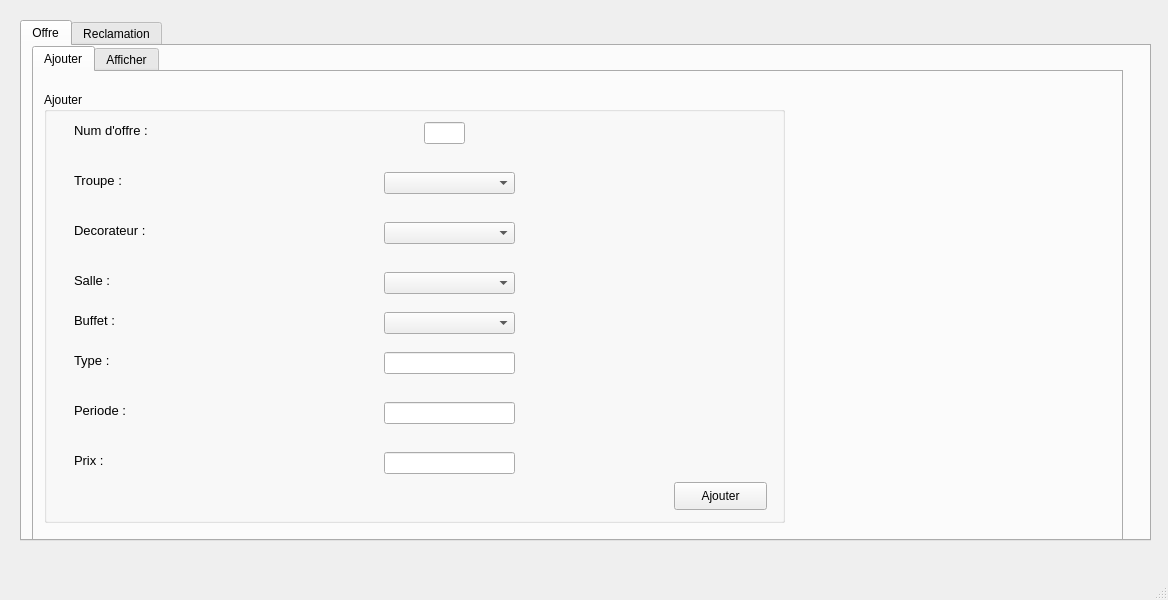
<?xml version="1.0" encoding="UTF-8"?>
<ui version="4.0">
 <class>MainWindow</class>
 <widget class="QMainWindow" name="MainWindow">
  <property name="geometry">
   <rect>
    <x>0</x>
    <y>0</y>
    <width>1168</width>
    <height>600</height>
   </rect>
  </property>
  <property name="windowTitle">
   <string>MainWindow</string>
  </property>
  <widget class="QWidget" name="centralwidget">
   <widget class="QTabWidget" name="tabWidget">
    <property name="geometry">
     <rect>
      <x>20</x>
      <y>20</y>
      <width>1131</width>
      <height>521</height>
     </rect>
    </property>
    <property name="currentIndex">
     <number>0</number>
    </property>
    <widget class="QWidget" name="tab">
     <attribute name="title">
      <string>Offre</string>
     </attribute>
     <widget class="QTabWidget" name="Ajouter_2">
      <property name="geometry">
       <rect>
        <x>10</x>
        <y>0</y>
        <width>1091</width>
        <height>501</height>
       </rect>
      </property>
      <property name="currentIndex">
       <number>0</number>
      </property>
      <widget class="QWidget" name="Ajouter_4">
       <attribute name="title">
        <string>Ajouter</string>
       </attribute>
       <widget class="QLabel" name="label_4">
        <property name="geometry">
         <rect>
          <x>40</x>
          <y>50</y>
          <width>171</width>
          <height>16</height>
         </rect>
        </property>
        <property name="font">
         <font>
          <pointsize>10</pointsize>
         </font>
        </property>
        <property name="text">
         <string>Num d'offre :</string>
        </property>
       </widget>
       <widget class="QLabel" name="label_28">
        <property name="geometry">
         <rect>
          <x>40</x>
          <y>280</y>
          <width>171</width>
          <height>16</height>
         </rect>
        </property>
        <property name="font">
         <font>
          <pointsize>10</pointsize>
         </font>
        </property>
        <property name="text">
         <string>Type :</string>
        </property>
       </widget>
       <widget class="QLabel" name="label_29">
        <property name="geometry">
         <rect>
          <x>40</x>
          <y>330</y>
          <width>171</width>
          <height>16</height>
         </rect>
        </property>
        <property name="font">
         <font>
          <pointsize>10</pointsize>
         </font>
        </property>
        <property name="text">
         <string>Periode :</string>
        </property>
       </widget>
       <widget class="QLabel" name="label_30">
        <property name="geometry">
         <rect>
          <x>40</x>
          <y>380</y>
          <width>171</width>
          <height>16</height>
         </rect>
        </property>
        <property name="font">
         <font>
          <pointsize>10</pointsize>
         </font>
        </property>
        <property name="text">
         <string>Prix :</string>
        </property>
       </widget>
       <widget class="QLineEdit" name="le_num_3">
        <property name="geometry">
         <rect>
          <x>390</x>
          <y>50</y>
          <width>41</width>
          <height>22</height>
         </rect>
        </property>
        <property name="text">
         <string/>
        </property>
       </widget>
       <widget class="QLineEdit" name="le_prix_3">
        <property name="geometry">
         <rect>
          <x>350</x>
          <y>380</y>
          <width>131</width>
          <height>22</height>
         </rect>
        </property>
        <property name="text">
         <string/>
        </property>
       </widget>
       <widget class="QLabel" name="label_35">
        <property name="geometry">
         <rect>
          <x>40</x>
          <y>200</y>
          <width>181</width>
          <height>16</height>
         </rect>
        </property>
        <property name="font">
         <font>
          <pointsize>10</pointsize>
         </font>
        </property>
        <property name="text">
         <string>Salle :</string>
        </property>
       </widget>
       <widget class="QLabel" name="label_41">
        <property name="geometry">
         <rect>
          <x>40</x>
          <y>100</y>
          <width>191</width>
          <height>16</height>
         </rect>
        </property>
        <property name="font">
         <font>
          <pointsize>10</pointsize>
         </font>
        </property>
        <property name="text">
         <string>Troupe :</string>
        </property>
       </widget>
       <widget class="QLabel" name="label_42">
        <property name="geometry">
         <rect>
          <x>40</x>
          <y>150</y>
          <width>191</width>
          <height>16</height>
         </rect>
        </property>
        <property name="font">
         <font>
          <pointsize>10</pointsize>
         </font>
        </property>
        <property name="text">
         <string>Decorateur :</string>
        </property>
       </widget>
       <widget class="QLabel" name="label_43">
        <property name="geometry">
         <rect>
          <x>40</x>
          <y>240</y>
          <width>181</width>
          <height>16</height>
         </rect>
        </property>
        <property name="font">
         <font>
          <pointsize>10</pointsize>
         </font>
        </property>
        <property name="text">
         <string>Buffet :</string>
        </property>
       </widget>
       <widget class="QPushButton" name="pushButton_7">
        <property name="geometry">
         <rect>
          <x>640</x>
          <y>410</y>
          <width>93</width>
          <height>28</height>
         </rect>
        </property>
        <property name="text">
         <string>Ajouter</string>
        </property>
       </widget>
       <widget class="QLineEdit" name="lineEdit_11">
        <property name="geometry">
         <rect>
          <x>350</x>
          <y>330</y>
          <width>131</width>
          <height>22</height>
         </rect>
        </property>
       </widget>
       <widget class="QLineEdit" name="lineEdit_13">
        <property name="geometry">
         <rect>
          <x>350</x>
          <y>280</y>
          <width>131</width>
          <height>22</height>
         </rect>
        </property>
       </widget>
       <widget class="QComboBox" name="comboBox">
        <property name="geometry">
         <rect>
          <x>350</x>
          <y>100</y>
          <width>131</width>
          <height>22</height>
         </rect>
        </property>
       </widget>
       <widget class="QComboBox" name="comboBox_2">
        <property name="geometry">
         <rect>
          <x>350</x>
          <y>150</y>
          <width>131</width>
          <height>22</height>
         </rect>
        </property>
       </widget>
       <widget class="QComboBox" name="comboBox_3">
        <property name="geometry">
         <rect>
          <x>350</x>
          <y>200</y>
          <width>131</width>
          <height>22</height>
         </rect>
        </property>
       </widget>
       <widget class="QComboBox" name="comboBox_4">
        <property name="geometry">
         <rect>
          <x>350</x>
          <y>240</y>
          <width>131</width>
          <height>22</height>
         </rect>
        </property>
       </widget>
       <widget class="QGroupBox" name="groupBox">
        <property name="geometry">
         <rect>
          <x>10</x>
          <y>20</y>
          <width>741</width>
          <height>431</height>
         </rect>
        </property>
        <property name="title">
         <string>Ajouter</string>
        </property>
       </widget>
       <zorder>groupBox</zorder>
       <zorder>label_4</zorder>
       <zorder>label_28</zorder>
       <zorder>label_29</zorder>
       <zorder>label_30</zorder>
       <zorder>le_num_3</zorder>
       <zorder>le_prix_3</zorder>
       <zorder>label_35</zorder>
       <zorder>label_41</zorder>
       <zorder>label_42</zorder>
       <zorder>label_43</zorder>
       <zorder>pushButton_7</zorder>
       <zorder>lineEdit_11</zorder>
       <zorder>lineEdit_13</zorder>
       <zorder>comboBox</zorder>
       <zorder>comboBox_2</zorder>
       <zorder>comboBox_3</zorder>
       <zorder>comboBox_4</zorder>
      </widget>
      <widget class="QWidget" name="Consulter_3">
       <attribute name="title">
        <string>Afficher</string>
       </attribute>
       <widget class="QGroupBox" name="groupBox_2">
        <property name="geometry">
         <rect>
          <x>20</x>
          <y>20</y>
          <width>571</width>
          <height>421</height>
         </rect>
        </property>
        <property name="title">
         <string>Afficher</string>
        </property>
        <widget class="QLineEdit" name="lineEdit_3">
         <property name="geometry">
          <rect>
           <x>230</x>
           <y>320</y>
           <width>201</width>
           <height>21</height>
          </rect>
         </property>
        </widget>
        <widget class="QTableView" name="taboffre">
         <property name="geometry">
          <rect>
           <x>30</x>
           <y>50</y>
           <width>511</width>
           <height>192</height>
          </rect>
         </property>
        </widget>
        <widget class="QPushButton" name="pushButton_17">
         <property name="geometry">
          <rect>
           <x>450</x>
           <y>380</y>
           <width>93</width>
           <height>28</height>
          </rect>
         </property>
         <property name="text">
          <string>Imprimer</string>
         </property>
        </widget>
        <widget class="QComboBox" name="comboBox_5">
         <property name="geometry">
          <rect>
           <x>50</x>
           <y>320</y>
           <width>161</width>
           <height>22</height>
          </rect>
         </property>
         <item>
          <property name="text">
           <string>num_offre</string>
          </property>
         </item>
         <item>
          <property name="text">
           <string>periode</string>
          </property>
         </item>
         <item>
          <property name="text">
           <string>type</string>
          </property>
         </item>
         <item>
          <property name="text">
           <string>prix_offre</string>
          </property>
         </item>
        </widget>
        <widget class="QLabel" name="label_8">
         <property name="geometry">
          <rect>
           <x>170</x>
           <y>290</y>
           <width>131</width>
           <height>20</height>
          </rect>
         </property>
         <property name="text">
          <string>Recherche:</string>
         </property>
        </widget>
       </widget>
       <widget class="QLabel" name="label_56">
        <property name="geometry">
         <rect>
          <x>640</x>
          <y>90</y>
          <width>101</width>
          <height>16</height>
         </rect>
        </property>
        <property name="font">
         <font>
          <pointsize>10</pointsize>
         </font>
        </property>
        <property name="text">
         <string>Troupe :</string>
        </property>
       </widget>
       <widget class="QComboBox" name="comboBox_17">
        <property name="geometry">
         <rect>
          <x>770</x>
          <y>140</y>
          <width>131</width>
          <height>22</height>
         </rect>
        </property>
       </widget>
       <widget class="QLabel" name="label_57">
        <property name="geometry">
         <rect>
          <x>640</x>
          <y>270</y>
          <width>91</width>
          <height>16</height>
         </rect>
        </property>
        <property name="font">
         <font>
          <pointsize>10</pointsize>
         </font>
        </property>
        <property name="text">
         <string>Type :</string>
        </property>
       </widget>
       <widget class="QLabel" name="label_58">
        <property name="geometry">
         <rect>
          <x>640</x>
          <y>140</y>
          <width>101</width>
          <height>16</height>
         </rect>
        </property>
        <property name="font">
         <font>
          <pointsize>10</pointsize>
         </font>
        </property>
        <property name="text">
         <string>Decorateur :</string>
        </property>
       </widget>
       <widget class="QLabel" name="label_45">
        <property name="geometry">
         <rect>
          <x>640</x>
          <y>40</y>
          <width>111</width>
          <height>16</height>
         </rect>
        </property>
        <property name="font">
         <font>
          <pointsize>10</pointsize>
         </font>
        </property>
        <property name="text">
         <string>Num d'offre :</string>
        </property>
       </widget>
       <widget class="QLabel" name="label_59">
        <property name="geometry">
         <rect>
          <x>640</x>
          <y>230</y>
          <width>101</width>
          <height>16</height>
         </rect>
        </property>
        <property name="font">
         <font>
          <pointsize>10</pointsize>
         </font>
        </property>
        <property name="text">
         <string>Buffet :</string>
        </property>
       </widget>
       <widget class="QComboBox" name="comboBox_18">
        <property name="geometry">
         <rect>
          <x>770</x>
          <y>220</y>
          <width>131</width>
          <height>22</height>
         </rect>
        </property>
       </widget>
       <widget class="QLabel" name="label_60">
        <property name="geometry">
         <rect>
          <x>640</x>
          <y>190</y>
          <width>91</width>
          <height>16</height>
         </rect>
        </property>
        <property name="font">
         <font>
          <pointsize>10</pointsize>
         </font>
        </property>
        <property name="text">
         <string>Salle :</string>
        </property>
       </widget>
       <widget class="QLabel" name="label_47">
        <property name="geometry">
         <rect>
          <x>640</x>
          <y>370</y>
          <width>101</width>
          <height>16</height>
         </rect>
        </property>
        <property name="font">
         <font>
          <pointsize>10</pointsize>
         </font>
        </property>
        <property name="text">
         <string>Prix :</string>
        </property>
       </widget>
       <widget class="QLabel" name="label_61">
        <property name="geometry">
         <rect>
          <x>640</x>
          <y>320</y>
          <width>111</width>
          <height>16</height>
         </rect>
        </property>
        <property name="font">
         <font>
          <pointsize>10</pointsize>
         </font>
        </property>
        <property name="text">
         <string>Période :</string>
        </property>
       </widget>
       <widget class="QGroupBox" name="groupBox_4">
        <property name="geometry">
         <rect>
          <x>610</x>
          <y>20</y>
          <width>431</width>
          <height>431</height>
         </rect>
        </property>
        <property name="title">
         <string>Modifier</string>
        </property>
        <widget class="QLineEdit" name="lineEdit_36">
         <property name="geometry">
          <rect>
           <x>160</x>
           <y>350</y>
           <width>131</width>
           <height>22</height>
          </rect>
         </property>
         <property name="text">
          <string/>
         </property>
        </widget>
        <widget class="QLineEdit" name="lineEdit_37">
         <property name="geometry">
          <rect>
           <x>160</x>
           <y>300</y>
           <width>131</width>
           <height>22</height>
          </rect>
         </property>
        </widget>
        <widget class="QLineEdit" name="lineEdit_38">
         <property name="geometry">
          <rect>
           <x>160</x>
           <y>250</y>
           <width>131</width>
           <height>22</height>
          </rect>
         </property>
        </widget>
        <widget class="QComboBox" name="comboBox_19">
         <property name="geometry">
          <rect>
           <x>160</x>
           <y>160</y>
           <width>131</width>
           <height>22</height>
          </rect>
         </property>
        </widget>
        <widget class="QComboBox" name="comboBox_20">
         <property name="geometry">
          <rect>
           <x>160</x>
           <y>70</y>
           <width>131</width>
           <height>22</height>
          </rect>
         </property>
        </widget>
        <widget class="QLineEdit" name="lineEdit_39">
         <property name="geometry">
          <rect>
           <x>190</x>
           <y>20</y>
           <width>41</width>
           <height>22</height>
          </rect>
         </property>
         <property name="text">
          <string/>
         </property>
        </widget>
        <widget class="QPushButton" name="pushButton_27">
         <property name="geometry">
          <rect>
           <x>200</x>
           <y>390</y>
           <width>93</width>
           <height>28</height>
          </rect>
         </property>
         <property name="text">
          <string>Modifier</string>
         </property>
        </widget>
        <widget class="QPushButton" name="pushButton_6">
         <property name="geometry">
          <rect>
           <x>310</x>
           <y>390</y>
           <width>93</width>
           <height>28</height>
          </rect>
         </property>
         <property name="text">
          <string>Delete</string>
         </property>
        </widget>
       </widget>
      </widget>
     </widget>
    </widget>
    <widget class="QWidget" name="tab_2">
     <attribute name="title">
      <string>Reclamation</string>
     </attribute>
     <widget class="QTabWidget" name="tabWidget_2">
      <property name="geometry">
       <rect>
        <x>0</x>
        <y>0</y>
        <width>1111</width>
        <height>501</height>
       </rect>
      </property>
      <property name="currentIndex">
       <number>1</number>
      </property>
      <widget class="QWidget" name="tab_4">
       <attribute name="title">
        <string>Ajouter</string>
       </attribute>
       <widget class="QLabel" name="label_2">
        <property name="geometry">
         <rect>
          <x>80</x>
          <y>50</y>
          <width>161</width>
          <height>16</height>
         </rect>
        </property>
        <property name="font">
         <font>
          <pointsize>10</pointsize>
         </font>
        </property>
        <property name="text">
         <string>Ref_reclamation :</string>
        </property>
       </widget>
       <widget class="QLabel" name="label_5">
        <property name="geometry">
         <rect>
          <x>80</x>
          <y>90</y>
          <width>171</width>
          <height>16</height>
         </rect>
        </property>
        <property name="font">
         <font>
          <pointsize>10</pointsize>
         </font>
        </property>
        <property name="text">
         <string>Adresse électronique :</string>
        </property>
       </widget>
       <widget class="QLabel" name="label_6">
        <property name="geometry">
         <rect>
          <x>80</x>
          <y>140</y>
          <width>171</width>
          <height>16</height>
         </rect>
        </property>
        <property name="font">
         <font>
          <pointsize>10</pointsize>
         </font>
        </property>
        <property name="text">
         <string>Sujet du reclamation :</string>
        </property>
       </widget>
       <widget class="QLabel" name="label_7">
        <property name="geometry">
         <rect>
          <x>80</x>
          <y>230</y>
          <width>171</width>
          <height>16</height>
         </rect>
        </property>
        <property name="font">
         <font>
          <pointsize>10</pointsize>
         </font>
        </property>
        <property name="text">
         <string>Description :</string>
        </property>
       </widget>
       <widget class="QLineEdit" name="lineEdit_5">
        <property name="geometry">
         <rect>
          <x>350</x>
          <y>50</y>
          <width>231</width>
          <height>22</height>
         </rect>
        </property>
       </widget>
       <widget class="QLineEdit" name="lineEdit_6">
        <property name="geometry">
         <rect>
          <x>350</x>
          <y>90</y>
          <width>231</width>
          <height>22</height>
         </rect>
        </property>
        <property name="text">
         <string/>
        </property>
       </widget>
       <widget class="QPushButton" name="pushButton_21">
        <property name="geometry">
         <rect>
          <x>480</x>
          <y>330</y>
          <width>93</width>
          <height>28</height>
         </rect>
        </property>
        <property name="text">
         <string>Ajouter</string>
        </property>
       </widget>
       <widget class="QLineEdit" name="lineEdit_15">
        <property name="geometry">
         <rect>
          <x>350</x>
          <y>140</y>
          <width>231</width>
          <height>22</height>
         </rect>
        </property>
       </widget>
       <widget class="QLineEdit" name="lineEdit">
        <property name="geometry">
         <rect>
          <x>350</x>
          <y>180</y>
          <width>231</width>
          <height>22</height>
         </rect>
        </property>
       </widget>
       <widget class="QLineEdit" name="lineEdit_2">
        <property name="geometry">
         <rect>
          <x>350</x>
          <y>230</y>
          <width>231</width>
          <height>22</height>
         </rect>
        </property>
       </widget>
       <widget class="QGroupBox" name="groupBox_6">
        <property name="geometry">
         <rect>
          <x>60</x>
          <y>10</y>
          <width>581</width>
          <height>431</height>
         </rect>
        </property>
        <property name="title">
         <string>Ajout</string>
        </property>
        <widget class="QLabel" name="label">
         <property name="geometry">
          <rect>
           <x>20</x>
           <y>180</y>
           <width>161</width>
           <height>16</height>
          </rect>
         </property>
         <property name="font">
          <font>
           <pointsize>10</pointsize>
          </font>
         </property>
         <property name="text">
          <string>Date_rec :</string>
         </property>
        </widget>
       </widget>
       <zorder>groupBox_6</zorder>
       <zorder>label_2</zorder>
       <zorder>label_5</zorder>
       <zorder>label_6</zorder>
       <zorder>label_7</zorder>
       <zorder>lineEdit_5</zorder>
       <zorder>lineEdit_6</zorder>
       <zorder>pushButton_21</zorder>
       <zorder>lineEdit_15</zorder>
       <zorder>lineEdit</zorder>
       <zorder>lineEdit_2</zorder>
      </widget>
      <widget class="QWidget" name="tab_5">
       <attribute name="title">
        <string>Afficher</string>
       </attribute>
       <widget class="QGroupBox" name="groupBox_3">
        <property name="geometry">
         <rect>
          <x>0</x>
          <y>10</y>
          <width>1111</width>
          <height>451</height>
         </rect>
        </property>
        <property name="title">
         <string>Afficher</string>
        </property>
        <widget class="QTableView" name="tabrec">
         <property name="geometry">
          <rect>
           <x>50</x>
           <y>50</y>
           <width>461</width>
           <height>192</height>
          </rect>
         </property>
        </widget>
        <widget class="QLabel" name="label_14">
         <property name="geometry">
          <rect>
           <x>570</x>
           <y>120</y>
           <width>171</width>
           <height>16</height>
          </rect>
         </property>
         <property name="font">
          <font>
           <pointsize>10</pointsize>
          </font>
         </property>
         <property name="text">
          <string>Adresse électronique :</string>
         </property>
        </widget>
        <widget class="QLineEdit" name="lineEdit_12">
         <property name="geometry">
          <rect>
           <x>830</x>
           <y>120</y>
           <width>231</width>
           <height>22</height>
          </rect>
         </property>
         <property name="text">
          <string/>
         </property>
        </widget>
        <widget class="QLabel" name="label_15">
         <property name="geometry">
          <rect>
           <x>570</x>
           <y>80</y>
           <width>161</width>
           <height>16</height>
          </rect>
         </property>
         <property name="font">
          <font>
           <pointsize>10</pointsize>
          </font>
         </property>
         <property name="text">
          <string>Ref_reclamation :</string>
         </property>
        </widget>
        <widget class="QLineEdit" name="lineEdit_14">
         <property name="geometry">
          <rect>
           <x>830</x>
           <y>80</y>
           <width>231</width>
           <height>22</height>
          </rect>
         </property>
        </widget>
        <widget class="QLabel" name="label_16">
         <property name="geometry">
          <rect>
           <x>570</x>
           <y>160</y>
           <width>171</width>
           <height>16</height>
          </rect>
         </property>
         <property name="font">
          <font>
           <pointsize>10</pointsize>
          </font>
         </property>
         <property name="text">
          <string>Sujet du reclamation :</string>
         </property>
        </widget>
        <widget class="QGroupBox" name="groupBox_5">
         <property name="geometry">
          <rect>
           <x>540</x>
           <y>30</y>
           <width>551</width>
           <height>391</height>
          </rect>
         </property>
         <property name="title">
          <string>Modifier</string>
         </property>
         <widget class="QPushButton" name="pushButton_2">
          <property name="geometry">
           <rect>
            <x>350</x>
            <y>290</y>
            <width>93</width>
            <height>28</height>
           </rect>
          </property>
          <property name="text">
           <string>Delete</string>
          </property>
         </widget>
         <widget class="QPushButton" name="pushButton_28">
          <property name="geometry">
           <rect>
            <x>230</x>
            <y>290</y>
            <width>93</width>
            <height>28</height>
           </rect>
          </property>
          <property name="text">
           <string>Modifier</string>
          </property>
         </widget>
         <widget class="QLabel" name="label_13">
          <property name="geometry">
           <rect>
            <x>30</x>
            <y>210</y>
            <width>171</width>
            <height>16</height>
           </rect>
          </property>
          <property name="font">
           <font>
            <pointsize>10</pointsize>
           </font>
          </property>
          <property name="text">
           <string>Description :</string>
          </property>
         </widget>
         <widget class="QLineEdit" name="lineEdit_17">
          <property name="geometry">
           <rect>
            <x>290</x>
            <y>210</y>
            <width>231</width>
            <height>22</height>
           </rect>
          </property>
         </widget>
         <widget class="QLabel" name="label_3">
          <property name="geometry">
           <rect>
            <x>30</x>
            <y>170</y>
            <width>161</width>
            <height>16</height>
           </rect>
          </property>
          <property name="font">
           <font>
            <pointsize>10</pointsize>
           </font>
          </property>
          <property name="text">
           <string>Date_rec :</string>
          </property>
         </widget>
         <widget class="QLineEdit" name="lineEdit_4">
          <property name="geometry">
           <rect>
            <x>290</x>
            <y>170</y>
            <width>231</width>
            <height>22</height>
           </rect>
          </property>
         </widget>
        </widget>
        <widget class="QLineEdit" name="lineEdit_19">
         <property name="geometry">
          <rect>
           <x>830</x>
           <y>160</y>
           <width>231</width>
           <height>22</height>
          </rect>
         </property>
        </widget>
        <widget class="QLabel" name="label_9">
         <property name="geometry">
          <rect>
           <x>160</x>
           <y>270</y>
           <width>131</width>
           <height>20</height>
          </rect>
         </property>
         <property name="text">
          <string>Recherche:</string>
         </property>
        </widget>
        <widget class="QComboBox" name="comboBox_6">
         <property name="geometry">
          <rect>
           <x>40</x>
           <y>300</y>
           <width>161</width>
           <height>22</height>
          </rect>
         </property>
        </widget>
        <widget class="QPushButton" name="pushButton_18">
         <property name="geometry">
          <rect>
           <x>440</x>
           <y>360</y>
           <width>93</width>
           <height>28</height>
          </rect>
         </property>
         <property name="text">
          <string>Imprimer</string>
         </property>
        </widget>
        <widget class="QLineEdit" name="lineEdit_7">
         <property name="geometry">
          <rect>
           <x>220</x>
           <y>300</y>
           <width>201</width>
           <height>21</height>
          </rect>
         </property>
        </widget>
        <zorder>groupBox_5</zorder>
        <zorder>tabrec</zorder>
        <zorder>label_14</zorder>
        <zorder>lineEdit_12</zorder>
        <zorder>label_15</zorder>
        <zorder>lineEdit_14</zorder>
        <zorder>label_16</zorder>
        <zorder>lineEdit_19</zorder>
        <zorder>label_9</zorder>
        <zorder>comboBox_6</zorder>
        <zorder>pushButton_18</zorder>
        <zorder>lineEdit_7</zorder>
       </widget>
      </widget>
     </widget>
    </widget>
   </widget>
  </widget>
  <widget class="QMenuBar" name="menubar">
   <property name="geometry">
    <rect>
     <x>0</x>
     <y>0</y>
     <width>1168</width>
     <height>26</height>
    </rect>
   </property>
  </widget>
  <widget class="QStatusBar" name="statusbar"/>
 </widget>
 <resources/>
 <connections/>
</ui>
